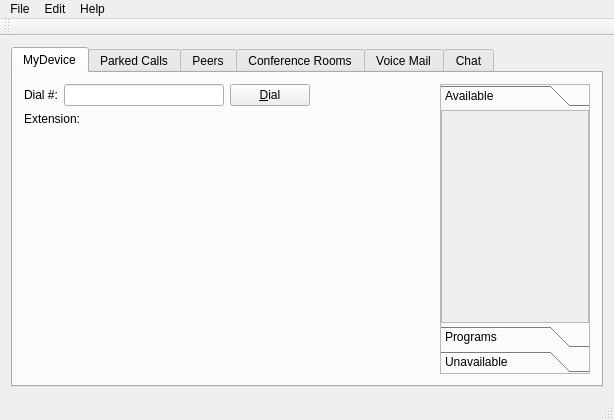
<?xml version="1.0" encoding="UTF-8"?>
<ui version="4.0">
 <class>QtAsteriskDesktopMain</class>
 <widget class="QMainWindow" name="QtAsteriskDesktopMain">
  <property name="geometry">
   <rect>
    <x>0</x>
    <y>0</y>
    <width>614</width>
    <height>420</height>
   </rect>
  </property>
  <property name="windowTitle">
   <string>QtAsteriskDesktopMain</string>
  </property>
  <widget class="QWidget" name="centralWidget">
   <layout class="QGridLayout" name="gridLayout">
    <item row="0" column="0">
     <widget class="QTabWidget" name="_tabs">
      <property name="currentIndex">
       <number>0</number>
      </property>
      <widget class="QWidget" name="_tabMyDevice">
       <attribute name="title">
        <string>MyDevice</string>
       </attribute>
       <layout class="QGridLayout" name="gridLayout_4" columnstretch="0,1,0">
        <item row="0" column="2">
         <widget class="AdmToolBoxSmoothDrag" name="_toolBoxXfer">
          <property name="sizePolicy">
           <sizepolicy hsizetype="MinimumExpanding" vsizetype="Preferred">
            <horstretch>0</horstretch>
            <verstretch>0</verstretch>
           </sizepolicy>
          </property>
          <property name="minimumSize">
           <size>
            <width>150</width>
            <height>0</height>
           </size>
          </property>
          <property name="mouseTracking">
           <bool>true</bool>
          </property>
          <property name="contextMenuPolicy">
           <enum>Qt::NoContextMenu</enum>
          </property>
          <property name="acceptDrops">
           <bool>true</bool>
          </property>
          <property name="frameShape">
           <enum>QFrame::StyledPanel</enum>
          </property>
          <property name="currentIndex">
           <number>0</number>
          </property>
          <property name="tabSpacing">
           <number>3</number>
          </property>
          <widget class="QWidget" name="_peersAvail">
           <property name="geometry">
            <rect>
             <x>0</x>
             <y>0</y>
             <width>148</width>
             <height>207</height>
            </rect>
           </property>
           <attribute name="label">
            <string>Available</string>
           </attribute>
           <layout class="QVBoxLayout" name="verticalLayout_1">
            <property name="spacing">
             <number>0</number>
            </property>
            <property name="margin">
             <number>0</number>
            </property>
            <item>
             <widget class="AdmScrollAreaSmoothDrag" name="_scrollPeersAvail">
              <property name="widgetResizable">
               <bool>true</bool>
              </property>
              <widget class="QWidget" name="_scrollPeersAvailContents">
               <property name="geometry">
                <rect>
                 <x>0</x>
                 <y>0</y>
                 <width>146</width>
                 <height>205</height>
                </rect>
               </property>
               <layout class="QVBoxLayout" name="verticalLayout_2">
                <property name="spacing">
                 <number>2</number>
                </property>
                <property name="margin">
                 <number>0</number>
                </property>
                <item>
                 <layout class="QVBoxLayout" name="_layoutSipPeersAvail">
                  <property name="spacing">
                   <number>2</number>
                  </property>
                 </layout>
                </item>
                <item>
                 <spacer name="verticalSpacer_1">
                  <property name="orientation">
                   <enum>Qt::Vertical</enum>
                  </property>
                  <property name="sizeHint" stdset="0">
                   <size>
                    <width>20</width>
                    <height>40</height>
                   </size>
                  </property>
                 </spacer>
                </item>
               </layout>
              </widget>
             </widget>
            </item>
           </layout>
          </widget>
          <widget class="QWidget" name="_programs">
           <property name="geometry">
            <rect>
             <x>0</x>
             <y>0</y>
             <width>148</width>
             <height>207</height>
            </rect>
           </property>
           <attribute name="label">
            <string>Programs</string>
           </attribute>
           <layout class="QVBoxLayout" name="verticalLayout_3">
            <property name="spacing">
             <number>0</number>
            </property>
            <property name="margin">
             <number>0</number>
            </property>
            <item>
             <widget class="AdmScrollAreaSmoothDrag" name="_scrollPrograms">
              <property name="widgetResizable">
               <bool>true</bool>
              </property>
              <widget class="QWidget" name="_scrollProgramsContents">
               <property name="geometry">
                <rect>
                 <x>0</x>
                 <y>0</y>
                 <width>146</width>
                 <height>205</height>
                </rect>
               </property>
               <layout class="QVBoxLayout" name="verticalLayout_4">
                <property name="spacing">
                 <number>2</number>
                </property>
                <property name="margin">
                 <number>0</number>
                </property>
                <item>
                 <layout class="QVBoxLayout" name="_layoutPrograms">
                  <property name="spacing">
                   <number>2</number>
                  </property>
                 </layout>
                </item>
                <item>
                 <spacer name="verticalSpacer_2">
                  <property name="orientation">
                   <enum>Qt::Vertical</enum>
                  </property>
                  <property name="sizeHint" stdset="0">
                   <size>
                    <width>20</width>
                    <height>40</height>
                   </size>
                  </property>
                 </spacer>
                </item>
               </layout>
              </widget>
             </widget>
            </item>
           </layout>
          </widget>
          <widget class="QWidget" name="_peersUnavail">
           <property name="geometry">
            <rect>
             <x>0</x>
             <y>0</y>
             <width>148</width>
             <height>207</height>
            </rect>
           </property>
           <attribute name="label">
            <string>Unavailable</string>
           </attribute>
           <layout class="QVBoxLayout" name="verticalLayout_5">
            <property name="spacing">
             <number>0</number>
            </property>
            <property name="margin">
             <number>0</number>
            </property>
            <item>
             <widget class="AdmScrollAreaSmoothDrag" name="_scrollPeersUnavail">
              <property name="widgetResizable">
               <bool>true</bool>
              </property>
              <widget class="QWidget" name="_scrollPeersUnavailContents">
               <property name="geometry">
                <rect>
                 <x>0</x>
                 <y>0</y>
                 <width>146</width>
                 <height>205</height>
                </rect>
               </property>
               <layout class="QVBoxLayout" name="verticalLayout_6">
                <property name="spacing">
                 <number>2</number>
                </property>
                <property name="margin">
                 <number>0</number>
                </property>
                <item>
                 <layout class="QVBoxLayout" name="_layoutSipPeersUnavail">
                  <property name="spacing">
                   <number>2</number>
                  </property>
                 </layout>
                </item>
                <item>
                 <spacer name="verticalSpacer_3">
                  <property name="orientation">
                   <enum>Qt::Vertical</enum>
                  </property>
                  <property name="sizeHint" stdset="0">
                   <size>
                    <width>20</width>
                    <height>40</height>
                   </size>
                  </property>
                 </spacer>
                </item>
               </layout>
              </widget>
             </widget>
            </item>
           </layout>
          </widget>
         </widget>
        </item>
        <item row="0" column="0">
         <layout class="QGridLayout" name="_layoutMyDevice">
          <item row="3" column="0">
           <spacer name="verticalSpacer_4">
            <property name="orientation">
             <enum>Qt::Vertical</enum>
            </property>
            <property name="sizeHint" stdset="0">
             <size>
              <width>0</width>
              <height>0</height>
             </size>
            </property>
           </spacer>
          </item>
          <item row="0" column="0">
           <layout class="QHBoxLayout" name="horizontalLayout">
            <item>
             <widget class="QLabel" name="_dialNumLit">
              <property name="text">
               <string>Dial #:</string>
              </property>
             </widget>
            </item>
            <item>
             <widget class="QLineEdit" name="_dialNum">
              <property name="sizePolicy">
               <sizepolicy hsizetype="Preferred" vsizetype="Fixed">
                <horstretch>0</horstretch>
                <verstretch>0</verstretch>
               </sizepolicy>
              </property>
              <property name="minimumSize">
               <size>
                <width>160</width>
                <height>0</height>
               </size>
              </property>
             </widget>
            </item>
            <item>
             <widget class="QPushButton" name="_buttonDial">
              <property name="text">
               <string>&amp;Dial</string>
              </property>
             </widget>
            </item>
            <item>
             <spacer name="horizontalSpacer">
              <property name="orientation">
               <enum>Qt::Horizontal</enum>
              </property>
              <property name="sizeHint" stdset="0">
               <size>
                <width>0</width>
                <height>0</height>
               </size>
              </property>
             </spacer>
            </item>
           </layout>
          </item>
          <item row="1" column="0">
           <layout class="QHBoxLayout" name="horizontalLayout_2">
            <item>
             <widget class="QLabel" name="_dvcExtLit">
              <property name="sizePolicy">
               <sizepolicy hsizetype="Preferred" vsizetype="Preferred">
                <horstretch>0</horstretch>
                <verstretch>0</verstretch>
               </sizepolicy>
              </property>
              <property name="text">
               <string>Extension:</string>
              </property>
             </widget>
            </item>
            <item>
             <widget class="AdmExtensionWidget" name="_extStatus"/>
            </item>
            <item>
             <spacer name="horizontalSpacer_2">
              <property name="orientation">
               <enum>Qt::Horizontal</enum>
              </property>
              <property name="sizeHint" stdset="0">
               <size>
                <width>0</width>
                <height>0</height>
               </size>
              </property>
             </spacer>
            </item>
           </layout>
          </item>
          <item row="2" column="0">
           <layout class="QVBoxLayout" name="_layoutCalls">
            <property name="spacing">
             <number>1</number>
            </property>
           </layout>
          </item>
         </layout>
        </item>
        <item row="0" column="1">
         <spacer name="horizontalSpacer_4">
          <property name="orientation">
           <enum>Qt::Horizontal</enum>
          </property>
          <property name="sizeHint" stdset="0">
           <size>
            <width>0</width>
            <height>0</height>
           </size>
          </property>
         </spacer>
        </item>
       </layout>
      </widget>
      <widget class="QWidget" name="_tabParked">
       <attribute name="title">
        <string>Parked Calls</string>
       </attribute>
       <layout class="QVBoxLayout" name="verticalLayout_7">
        <item>
         <layout class="QVBoxLayout" name="_layoutParked"/>
        </item>
        <item>
         <spacer name="verticalSpacer_5">
          <property name="orientation">
           <enum>Qt::Vertical</enum>
          </property>
          <property name="sizeHint" stdset="0">
           <size>
            <width>20</width>
            <height>528</height>
           </size>
          </property>
         </spacer>
        </item>
       </layout>
      </widget>
      <widget class="QWidget" name="_tabPeers">
       <attribute name="title">
        <string>Peers</string>
       </attribute>
      </widget>
      <widget class="QWidget" name="_tab2">
       <attribute name="title">
        <string>Conference Rooms</string>
       </attribute>
       <layout class="QGridLayout" name="gridLayout_2">
        <item row="0" column="0">
         <layout class="QGridLayout" name="_layoutConfRoom">
          <item row="0" column="0">
           <spacer name="verticalSpacer_6">
            <property name="orientation">
             <enum>Qt::Vertical</enum>
            </property>
            <property name="sizeHint" stdset="0">
             <size>
              <width>0</width>
              <height>0</height>
             </size>
            </property>
           </spacer>
          </item>
         </layout>
        </item>
       </layout>
      </widget>
      <widget class="QWidget" name="_tabVoiceMail">
       <attribute name="title">
        <string>Voice Mail</string>
       </attribute>
       <layout class="QHBoxLayout" name="horizontalLayout_3">
        <item>
         <widget class="AdmVoiceMailTabWidget" name="_voiceMailTabWidget"/>
        </item>
       </layout>
      </widget>
      <widget class="QWidget" name="_tabChat">
       <attribute name="title">
        <string>Chat</string>
       </attribute>
       <layout class="QHBoxLayout" name="_layoutTabChat">
        <item>
         <widget class="AdmXmppWidget" name="_admXmppWidget"/>
        </item>
       </layout>
      </widget>
     </widget>
    </item>
   </layout>
  </widget>
  <widget class="QMenuBar" name="menuBar">
   <property name="geometry">
    <rect>
     <x>0</x>
     <y>0</y>
     <width>614</width>
     <height>23</height>
    </rect>
   </property>
   <widget class="QMenu" name="menuFile">
    <property name="title">
     <string>File</string>
    </property>
    <addaction name="_actionExit"/>
   </widget>
   <widget class="QMenu" name="menuEdit">
    <property name="title">
     <string>Edit</string>
    </property>
    <addaction name="_actionPreferences"/>
   </widget>
   <widget class="QMenu" name="menuHelp">
    <property name="title">
     <string>Help</string>
    </property>
    <addaction name="_actionAbout"/>
    <addaction name="_actionPhoneFeatures"/>
   </widget>
   <addaction name="menuFile"/>
   <addaction name="menuEdit"/>
   <addaction name="menuHelp"/>
  </widget>
  <widget class="QToolBar" name="mainToolBar">
   <attribute name="toolBarArea">
    <enum>TopToolBarArea</enum>
   </attribute>
   <attribute name="toolBarBreak">
    <bool>false</bool>
   </attribute>
  </widget>
  <widget class="QStatusBar" name="statusBar"/>
  <action name="_actionPreferences">
   <property name="text">
    <string>Preferences</string>
   </property>
  </action>
  <action name="_actionAbout">
   <property name="text">
    <string>About</string>
   </property>
  </action>
  <action name="_actionExit">
   <property name="text">
    <string>Exit</string>
   </property>
   <property name="toolTip">
    <string>Quit the application</string>
   </property>
   <property name="menuRole">
    <enum>QAction::QuitRole</enum>
   </property>
   <property name="iconVisibleInMenu">
    <bool>false</bool>
   </property>
  </action>
  <action name="_actionPhoneFeatures">
   <property name="text">
    <string>Phone Features</string>
   </property>
  </action>
 </widget>
 <layoutdefault spacing="6" margin="11"/>
 <customwidgets>
  <customwidget>
   <class>AdmToolBoxSmoothDrag</class>
   <extends>QToolBox</extends>
   <header>src/admtoolboxsmoothdrag.h</header>
   <container>1</container>
  </customwidget>
  <customwidget>
   <class>AdmScrollAreaSmoothDrag</class>
   <extends>QScrollArea</extends>
   <header>src/admtoolboxsmoothdrag.h</header>
   <container>1</container>
  </customwidget>
  <customwidget>
   <class>AdmVoiceMailTabWidget</class>
   <extends>QFrame</extends>
   <header>src/admvoicemailtabwidget.h</header>
   <container>1</container>
  </customwidget>
  <customwidget>
   <class>AdmXmppWidget</class>
   <extends>QFrame</extends>
   <header>src/admxmppwidget.h</header>
   <container>1</container>
  </customwidget>
  <customwidget>
   <class>AdmExtensionWidget</class>
   <extends>QFrame</extends>
   <header>src/admextensionwidget.h</header>
   <container>1</container>
  </customwidget>
 </customwidgets>
 <resources/>
 <connections/>
</ui>
